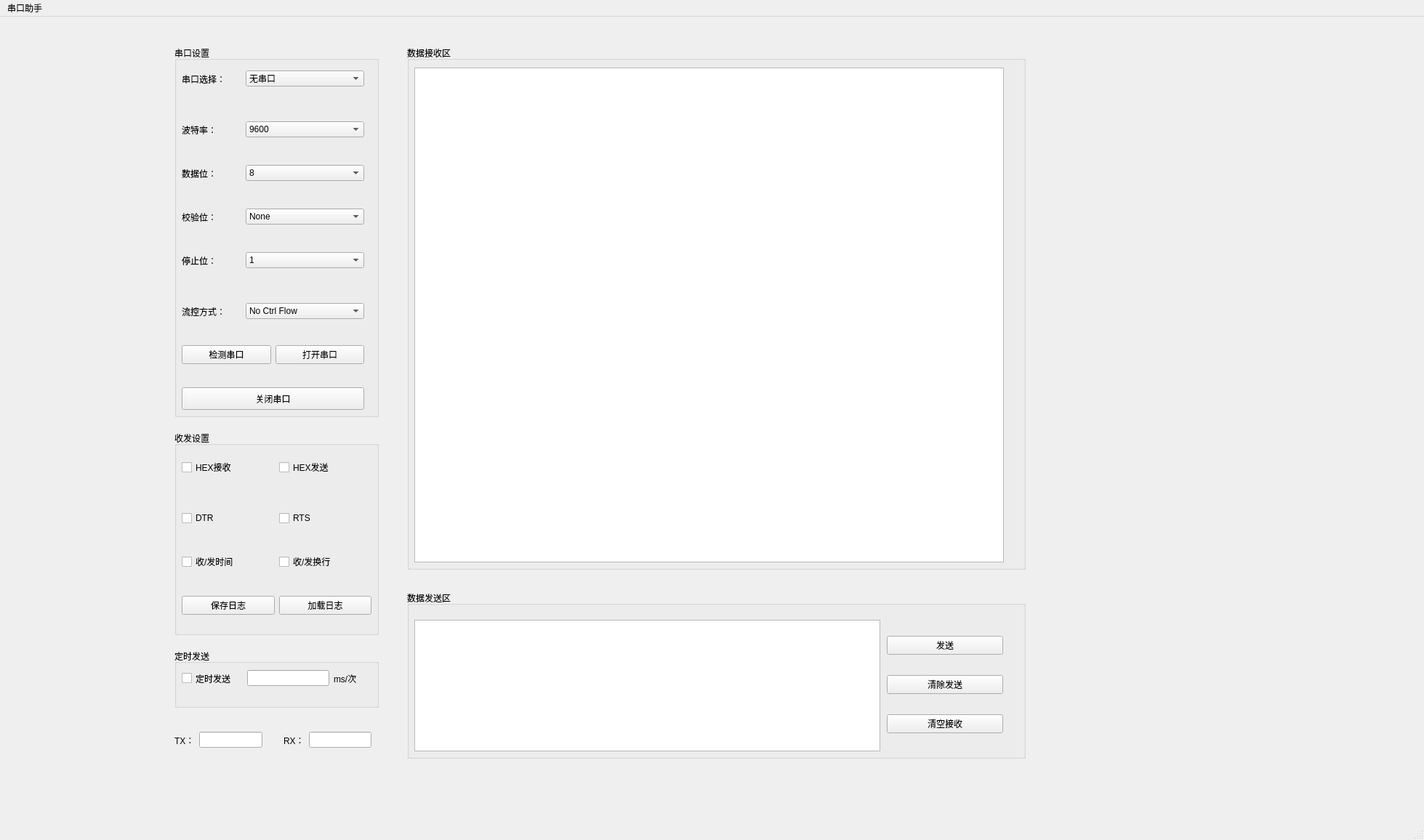
<?xml version="1.0" encoding="UTF-8"?>
<ui version="4.0">
 <class>MainWindow</class>
 <widget class="QMainWindow" name="MainWindow">
  <property name="geometry">
   <rect>
    <x>0</x>
    <y>0</y>
    <width>1959</width>
    <height>1156</height>
   </rect>
  </property>
  <property name="windowTitle">
   <string>MainWindow</string>
  </property>
  <widget class="QWidget" name="centralwidget">
   <widget class="QGroupBox" name="groupBox">
    <property name="geometry">
     <rect>
      <x>240</x>
      <y>40</y>
      <width>281</width>
      <height>511</height>
     </rect>
    </property>
    <property name="title">
     <string>串口设置</string>
    </property>
    <widget class="QPushButton" name="pushButton_3">
     <property name="geometry">
      <rect>
       <x>10</x>
       <y>470</y>
       <width>251</width>
       <height>31</height>
      </rect>
     </property>
     <property name="text">
      <string>关闭串口</string>
     </property>
    </widget>
    <widget class="QWidget" name="horizontalLayoutWidget_6">
     <property name="geometry">
      <rect>
       <x>10</x>
       <y>340</y>
       <width>251</width>
       <height>51</height>
      </rect>
     </property>
     <layout class="QHBoxLayout" name="horizontalLayout_6" stretch="1,2">
      <item>
       <widget class="QLabel" name="label_6">
        <property name="text">
         <string>流控方式：</string>
        </property>
        <property name="scaledContents">
         <bool>false</bool>
        </property>
       </widget>
      </item>
      <item>
       <widget class="QComboBox" name="comboBox_6">
        <item>
         <property name="text">
          <string>No Ctrl Flow</string>
         </property>
        </item>
       </widget>
      </item>
     </layout>
    </widget>
    <widget class="QWidget" name="horizontalLayoutWidget">
     <property name="geometry">
      <rect>
       <x>10</x>
       <y>20</y>
       <width>251</width>
       <height>51</height>
      </rect>
     </property>
     <layout class="QHBoxLayout" name="horizontalLayout" stretch="1,2">
      <item>
       <widget class="QLabel" name="label">
        <property name="text">
         <string>串口选择：</string>
        </property>
        <property name="scaledContents">
         <bool>false</bool>
        </property>
       </widget>
      </item>
      <item>
       <widget class="QComboBox" name="comboBox">
        <item>
         <property name="text">
          <string>无串口</string>
         </property>
        </item>
        <item>
         <property name="text">
          <string>COM3</string>
         </property>
        </item>
        <item>
         <property name="text">
          <string>COM4</string>
         </property>
        </item>
       </widget>
      </item>
     </layout>
    </widget>
    <widget class="QWidget" name="horizontalLayoutWidget_7">
     <property name="geometry">
      <rect>
       <x>10</x>
       <y>400</y>
       <width>251</width>
       <height>51</height>
      </rect>
     </property>
     <layout class="QHBoxLayout" name="horizontalLayout_7">
      <item>
       <widget class="QPushButton" name="pushButton">
        <property name="text">
         <string>检测串口</string>
        </property>
       </widget>
      </item>
      <item>
       <widget class="QPushButton" name="pushButton_2">
        <property name="text">
         <string>打开串口</string>
        </property>
       </widget>
      </item>
     </layout>
    </widget>
    <widget class="QWidget" name="horizontalLayoutWidget_5">
     <property name="geometry">
      <rect>
       <x>10</x>
       <y>150</y>
       <width>251</width>
       <height>51</height>
      </rect>
     </property>
     <layout class="QHBoxLayout" name="horizontalLayout_5" stretch="1,2">
      <item>
       <widget class="QLabel" name="label_5">
        <property name="text">
         <string>数据位：</string>
        </property>
        <property name="scaledContents">
         <bool>false</bool>
        </property>
       </widget>
      </item>
      <item>
       <widget class="QComboBox" name="comboBox_5">
        <item>
         <property name="text">
          <string>8</string>
         </property>
        </item>
        <item>
         <property name="text">
          <string>16</string>
         </property>
        </item>
       </widget>
      </item>
     </layout>
    </widget>
    <widget class="QWidget" name="horizontalLayoutWidget_4">
     <property name="geometry">
      <rect>
       <x>10</x>
       <y>270</y>
       <width>251</width>
       <height>51</height>
      </rect>
     </property>
     <layout class="QHBoxLayout" name="horizontalLayout_4" stretch="1,2">
      <item>
       <widget class="QLabel" name="label_4">
        <property name="text">
         <string>停止位：</string>
        </property>
        <property name="scaledContents">
         <bool>false</bool>
        </property>
       </widget>
      </item>
      <item>
       <widget class="QComboBox" name="comboBox_4">
        <item>
         <property name="text">
          <string>1</string>
         </property>
        </item>
       </widget>
      </item>
     </layout>
    </widget>
    <widget class="QWidget" name="horizontalLayoutWidget_3">
     <property name="geometry">
      <rect>
       <x>10</x>
       <y>210</y>
       <width>251</width>
       <height>51</height>
      </rect>
     </property>
     <layout class="QHBoxLayout" name="horizontalLayout_3" stretch="1,2">
      <item>
       <widget class="QLabel" name="label_3">
        <property name="text">
         <string>校验位：</string>
        </property>
        <property name="scaledContents">
         <bool>false</bool>
        </property>
       </widget>
      </item>
      <item>
       <widget class="QComboBox" name="comboBox_3">
        <item>
         <property name="text">
          <string>None</string>
         </property>
        </item>
       </widget>
      </item>
     </layout>
    </widget>
    <widget class="QWidget" name="horizontalLayoutWidget_2">
     <property name="geometry">
      <rect>
       <x>10</x>
       <y>90</y>
       <width>251</width>
       <height>51</height>
      </rect>
     </property>
     <layout class="QHBoxLayout" name="horizontalLayout_2" stretch="1,2">
      <item>
       <widget class="QLabel" name="label_2">
        <property name="text">
         <string>波特率：</string>
        </property>
        <property name="scaledContents">
         <bool>false</bool>
        </property>
       </widget>
      </item>
      <item>
       <widget class="QComboBox" name="comboBox_2">
        <item>
         <property name="text">
          <string>9600</string>
         </property>
        </item>
        <item>
         <property name="text">
          <string>115200</string>
         </property>
        </item>
        <item>
         <property name="text">
          <string>460800</string>
         </property>
        </item>
       </widget>
      </item>
     </layout>
    </widget>
   </widget>
   <widget class="QGroupBox" name="groupBox_2">
    <property name="geometry">
     <rect>
      <x>240</x>
      <y>570</y>
      <width>281</width>
      <height>281</height>
     </rect>
    </property>
    <property name="title">
     <string>收发设置</string>
    </property>
    <widget class="QWidget" name="horizontalLayoutWidget_8">
     <property name="geometry">
      <rect>
       <x>10</x>
       <y>30</y>
       <width>261</width>
       <height>41</height>
      </rect>
     </property>
     <layout class="QHBoxLayout" name="horizontalLayout_8">
      <item>
       <widget class="QCheckBox" name="checkBox">
        <property name="text">
         <string>HEX接收</string>
        </property>
       </widget>
      </item>
      <item>
       <widget class="QCheckBox" name="checkBox_2">
        <property name="text">
         <string>HEX发送</string>
        </property>
       </widget>
      </item>
     </layout>
    </widget>
    <widget class="QWidget" name="horizontalLayoutWidget_11">
     <property name="geometry">
      <rect>
       <x>10</x>
       <y>220</y>
       <width>261</width>
       <height>41</height>
      </rect>
     </property>
     <layout class="QHBoxLayout" name="horizontalLayout_11">
      <item>
       <widget class="QPushButton" name="pushButton_4">
        <property name="text">
         <string>保存日志</string>
        </property>
       </widget>
      </item>
      <item>
       <widget class="QPushButton" name="pushButton_5">
        <property name="text">
         <string>加载日志</string>
        </property>
       </widget>
      </item>
     </layout>
    </widget>
    <widget class="QWidget" name="horizontalLayoutWidget_10">
     <property name="geometry">
      <rect>
       <x>10</x>
       <y>160</y>
       <width>261</width>
       <height>41</height>
      </rect>
     </property>
     <layout class="QHBoxLayout" name="horizontalLayout_10">
      <item>
       <widget class="QCheckBox" name="checkBox_5">
        <property name="text">
         <string>收/发时间</string>
        </property>
       </widget>
      </item>
      <item>
       <widget class="QCheckBox" name="checkBox_6">
        <property name="text">
         <string>收/发换行</string>
        </property>
       </widget>
      </item>
     </layout>
    </widget>
    <widget class="QWidget" name="horizontalLayoutWidget_9">
     <property name="geometry">
      <rect>
       <x>10</x>
       <y>100</y>
       <width>261</width>
       <height>41</height>
      </rect>
     </property>
     <layout class="QHBoxLayout" name="horizontalLayout_9">
      <item>
       <widget class="QCheckBox" name="checkBox_3">
        <property name="text">
         <string>DTR</string>
        </property>
       </widget>
      </item>
      <item>
       <widget class="QCheckBox" name="checkBox_4">
        <property name="text">
         <string>RTS</string>
        </property>
       </widget>
      </item>
     </layout>
    </widget>
   </widget>
   <widget class="QGroupBox" name="groupBox_3">
    <property name="geometry">
     <rect>
      <x>240</x>
      <y>870</y>
      <width>281</width>
      <height>81</height>
     </rect>
    </property>
    <property name="title">
     <string>定时发送</string>
    </property>
    <widget class="QCheckBox" name="checkBox_7">
     <property name="geometry">
      <rect>
       <x>10</x>
       <y>20</y>
       <width>101</width>
       <height>41</height>
      </rect>
     </property>
     <property name="text">
      <string>定时发送</string>
     </property>
    </widget>
    <widget class="QWidget" name="horizontalLayoutWidget_12">
     <property name="geometry">
      <rect>
       <x>100</x>
       <y>20</y>
       <width>151</width>
       <height>41</height>
      </rect>
     </property>
     <layout class="QHBoxLayout" name="horizontalLayout_12">
      <item>
       <widget class="QLineEdit" name="lineEdit"/>
      </item>
      <item>
       <widget class="QLabel" name="label_7">
        <property name="text">
         <string>ms/次</string>
        </property>
       </widget>
      </item>
     </layout>
    </widget>
   </widget>
   <widget class="QWidget" name="horizontalLayoutWidget_13">
    <property name="geometry">
     <rect>
      <x>240</x>
      <y>970</y>
      <width>121</width>
      <height>51</height>
     </rect>
    </property>
    <layout class="QHBoxLayout" name="horizontalLayout_13">
     <item>
      <widget class="QLabel" name="label_8">
       <property name="text">
        <string>TX：</string>
       </property>
      </widget>
     </item>
     <item>
      <widget class="QLineEdit" name="lineEdit_2">
       <property name="text">
        <string/>
       </property>
      </widget>
     </item>
    </layout>
   </widget>
   <widget class="QWidget" name="horizontalLayoutWidget_14">
    <property name="geometry">
     <rect>
      <x>390</x>
      <y>970</y>
      <width>121</width>
      <height>51</height>
     </rect>
    </property>
    <layout class="QHBoxLayout" name="horizontalLayout_14">
     <item>
      <widget class="QLabel" name="label_9">
       <property name="text">
        <string>RX：</string>
       </property>
      </widget>
     </item>
     <item>
      <widget class="QLineEdit" name="lineEdit_3">
       <property name="text">
        <string/>
       </property>
      </widget>
     </item>
    </layout>
   </widget>
   <widget class="QGroupBox" name="groupBox_4">
    <property name="geometry">
     <rect>
      <x>560</x>
      <y>790</y>
      <width>851</width>
      <height>231</height>
     </rect>
    </property>
    <property name="title">
     <string>数据发送区</string>
    </property>
    <widget class="QTextEdit" name="textEdit">
     <property name="geometry">
      <rect>
       <x>10</x>
       <y>40</y>
       <width>641</width>
       <height>181</height>
      </rect>
     </property>
     <property name="html">
      <string>&lt;!DOCTYPE HTML PUBLIC &quot;-//W3C//DTD HTML 4.0//EN&quot; &quot;http://www.w3.org/TR/REC-html40/strict.dtd&quot;&gt;
&lt;html&gt;&lt;head&gt;&lt;meta name=&quot;qrichtext&quot; content=&quot;1&quot; /&gt;&lt;style type=&quot;text/css&quot;&gt;
p, li { white-space: pre-wrap; }
&lt;/style&gt;&lt;/head&gt;&lt;body style=&quot; font-family:'SimSun'; font-size:9pt; font-weight:400; font-style:normal;&quot;&gt;
&lt;p style=&quot;-qt-paragraph-type:empty; margin-top:0px; margin-bottom:0px; margin-left:0px; margin-right:0px; -qt-block-indent:0; text-indent:0px;&quot;&gt;&lt;br /&gt;&lt;/p&gt;&lt;/body&gt;&lt;/html&gt;</string>
     </property>
    </widget>
    <widget class="QWidget" name="verticalLayoutWidget">
     <property name="geometry">
      <rect>
       <x>660</x>
       <y>40</y>
       <width>160</width>
       <height>181</height>
      </rect>
     </property>
     <layout class="QVBoxLayout" name="verticalLayout">
      <item>
       <widget class="QPushButton" name="pushButton_6">
        <property name="text">
         <string>发送</string>
        </property>
       </widget>
      </item>
      <item>
       <widget class="QPushButton" name="pushButton_7">
        <property name="text">
         <string>清除发送</string>
        </property>
       </widget>
      </item>
      <item>
       <widget class="QPushButton" name="pushButton_8">
        <property name="text">
         <string>清空接收</string>
        </property>
       </widget>
      </item>
     </layout>
    </widget>
   </widget>
   <widget class="QGroupBox" name="groupBox_5">
    <property name="geometry">
     <rect>
      <x>560</x>
      <y>40</y>
      <width>851</width>
      <height>721</height>
     </rect>
    </property>
    <property name="title">
     <string>数据接收区</string>
    </property>
    <widget class="QTextBrowser" name="textBrowser">
     <property name="geometry">
      <rect>
       <x>10</x>
       <y>30</y>
       <width>811</width>
       <height>681</height>
      </rect>
     </property>
    </widget>
   </widget>
  </widget>
  <widget class="QMenuBar" name="menubar">
   <property name="geometry">
    <rect>
     <x>0</x>
     <y>0</y>
     <width>1959</width>
     <height>26</height>
    </rect>
   </property>
   <widget class="QMenu" name="menu">
    <property name="title">
     <string>串口助手</string>
    </property>
   </widget>
   <addaction name="menu"/>
  </widget>
  <widget class="QStatusBar" name="statusbar"/>
 </widget>
 <resources/>
 <connections/>
</ui>
